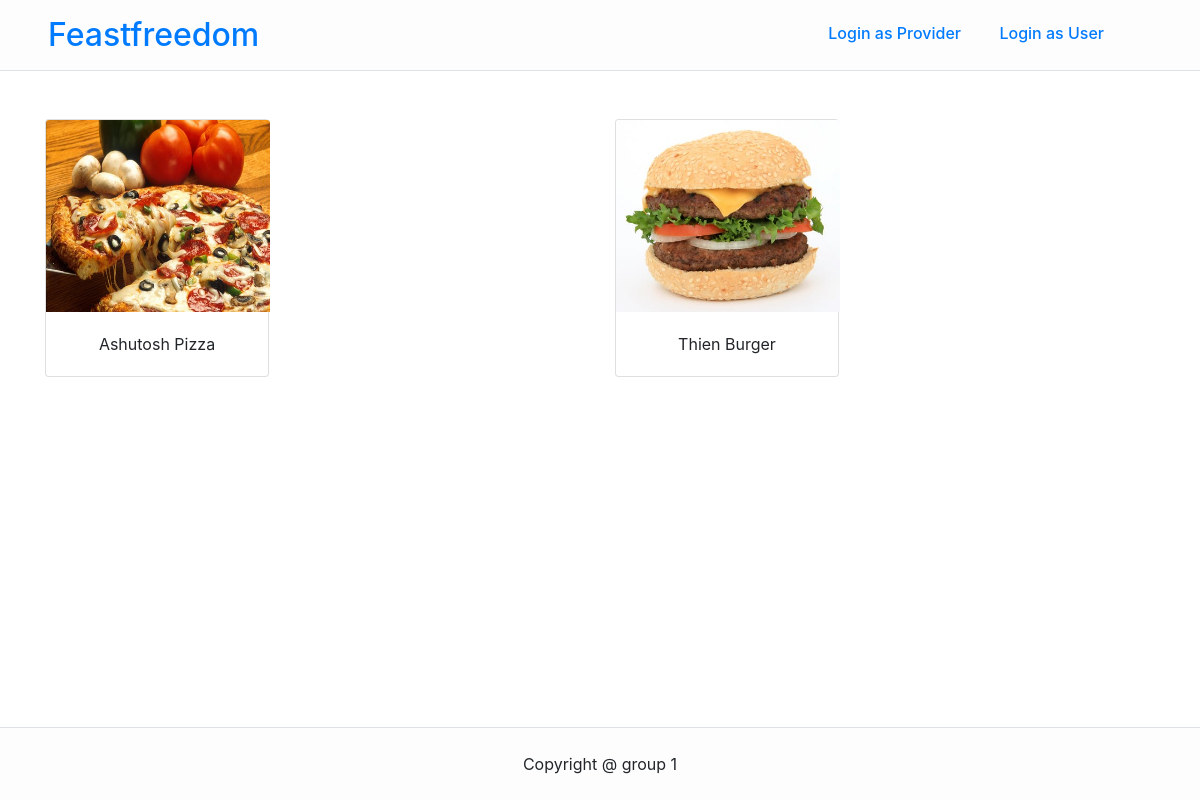
The app's page /, older data.
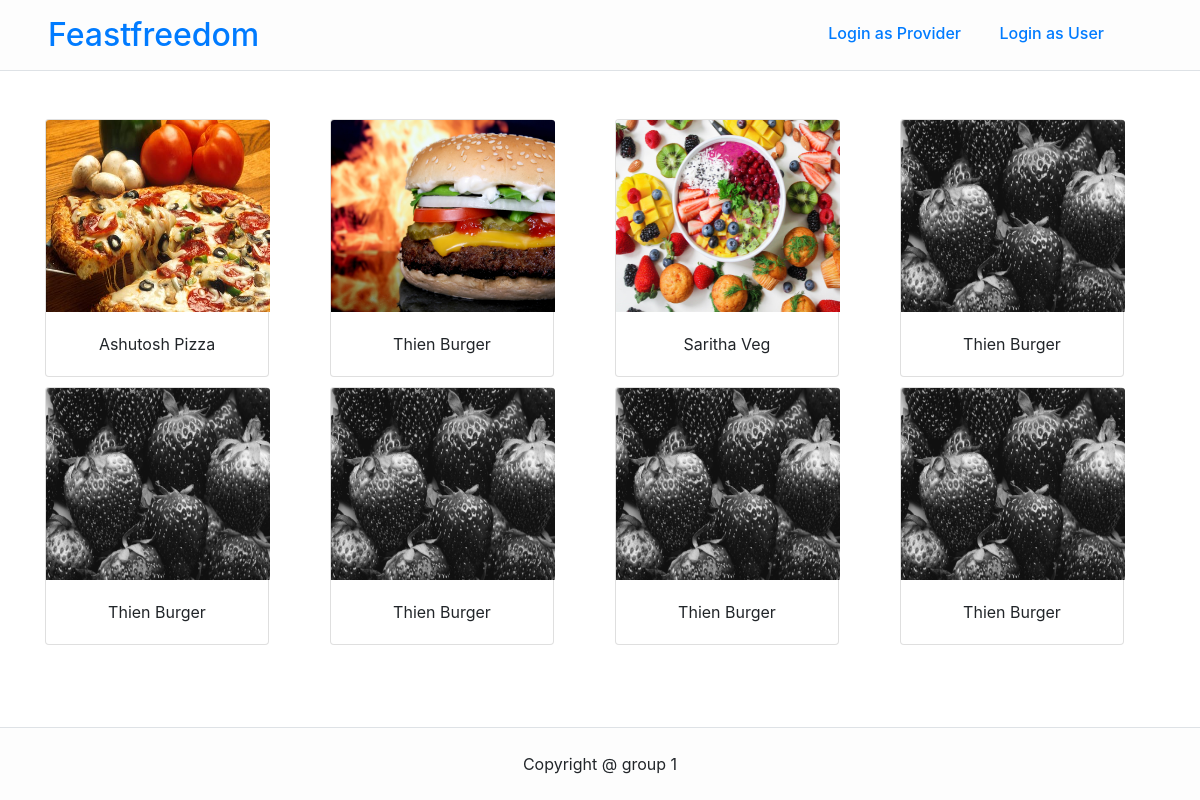
The same page, newer data.
### service_provider/models.py (models this page shows)
class Kitchen(models.Model):
    provider_id = models.ForeignKey(Provider, null=False, related_name="provider",on_delete = models.CASCADE)
    kit_days = models.CharField(max_length=200)
    start_time = models.CharField(max_length=200)
    end_time = models.CharField(max_length=200)
    kit_image = models.ImageField(upload_to="", blank=True, null=True)  #Leave blank to upload to current media folder under root

class Provider(models.Model):
    name = models.CharField(max_length=200)
    email = models.CharField(max_length=200)
    password = models.CharField(max_length=200)

### regular_user/views.py (the view)
# urls.py: url(r'^$', views.list_all_kitchen, name='index'),
def list_all_kitchen(request):
    quantity = 0
    if not 'old_dishes' in request.session or not request.session['old_dishes']:
        quanity = 0
    else:
        quantity = len(request.session['old_dishes'])
    kitchens = Kitchen.objects.all()
    return render(request,'index.html',{'kitchens':kitchens,'quantity':quantity})

### feastfreedom/templates/index.html
{% extends "base.html" %}
{% block content %}
            <div>
                    <div class="row justify-content-start">
                    {% for kitchen in kitchens %}
                    <div class="col margin_card">
                        <div class="card" style="width: 14rem;">
                                <a href="/provider/{{kitchen.provider_id.id}}"><img class="card-img-top item_image" src="/media/{{kitchen.kit_image }}" alt="Card image cap"></a>
                                <div class="card-body">
                                <p class="card-text text-center">{{kitchen.provider_id.name}}</p>
                                </div>
                        </div>
                    </div>
                    {% endfor %}
                    </div>
        </section>
{% endblock %}

### feastfreedom/templates/base.html (shortened to what this page needs)
<!DOCTYPE html>
<html>
    <head>
        <link rel="stylesheet" href="https://stackpath.bootstrapcdn.com/bootstrap/4.1.3/css/bootstrap.min.css">
    </head>
    <body>
        <header class="header">
            <div class="cyan_bg mb-5 pb-2 pt-3 border-bottom">
                    <div class="d-flex justify-content-between">
                            <div>
                                <h2 class="pl-5"><font color="#3333cc"><a href="/">Feastfreedom</a> </font></h2>
                            </div>
                            <div class="mt-2 pr-5">
                                <h6 class="pr-5"><a href=''>Login as Provider &nbsp &nbsp &nbsp &nbsp</a>
                                {% if not user.is_authenticated %}
                                    <a href='/customer/login'>Login as User</a></h6>
                                {% endif %}
                            </div>
                       </div>
            </div>
        </header>
        <section>
            <div class="container">
                    {% block content %}
                    {% endblock %}
        <br/>
        <footer class="footer">
            <div class="cyan_bg pb-4 pt-4 mt-4 border-top text-center">
            Copyright @ group 1
            </div>
        </footer>
    </body>
</html>

### feastfreedom/templates/base.html (style rules this page uses)
.item_image { width: 14rem; height: 12rem }
.margin_card { margin-bottom: 10px; }
.cyan_bg { background-color: rgb(253, 253, 253); }
.footer { position: fixed; bottom: 0; width: 100%; text-align: center; }

Row changes from the older to the newer data that the page shows:
changed Kitchen (number 2 of 8 on the later page): kit_image: a different picture
added Kitchen: kit_image (picture), provider_id.name "Saritha Veg"
added Kitchen: kit_image (picture), provider_id.name "Thien Burger"
added Kitchen: kit_image (picture), provider_id.name "Thien Burger"
added Kitchen: kit_image (picture), provider_id.name "Thien Burger"
added Kitchen: kit_image (picture), provider_id.name "Thien Burger"
added Kitchen: kit_image (picture), provider_id.name "Thien Burger"
